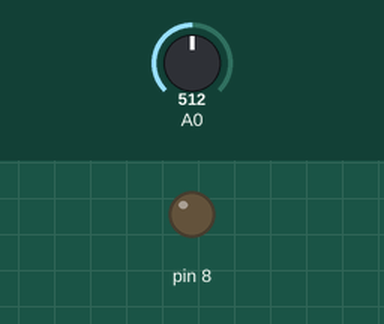
Recording of a sketch running on a simulated Arduino Uno, built with avr-gcc and run on an emulated ATmega328P. On the bench: output pins drawn as LEDs (lit = HIGH). The test bench sets the inputs (shaded band); at power-on: A0 = 512.

Above: at 1.2 s.
1.3 s: A0 set to 40
At 5.9 s:
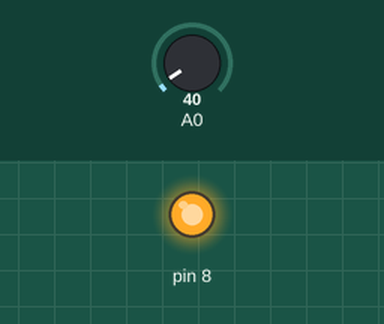
Timing chart, 0 to 7.9 s (numbered marks = the images above; inputs shaded):
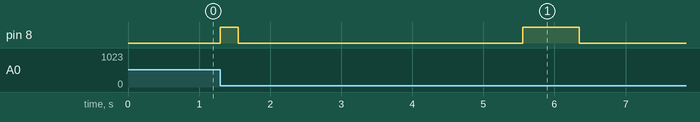

The sketch:

touch_sensor_test.ino
```cpp
// C++ code
//
int unnamed = 0;

int i = 0;

int j = 0;

void setup()
{
  pinMode(A0, INPUT);
  Serial.begin(9600);

  pinMode(8, OUTPUT);
}

void loop()
{

  if (analogRead(A0) < 50) {
    digitalWrite(8, HIGH);
    delay(250); // Wait for 2000 millisecond(s)
    digitalWrite(8, LOW);
    delay(4000);
    digitalWrite(8, HIGH);
    delay(550);
    digitalWrite(8, LOW);
  } else {
    digitalWrite(8, LOW);
  }

  analogRead(A0);
}
```

Measured:
- after the input at 1.3 s, pin 8: LOW → HIGH at once, → LOW 0.25 s later, → HIGH 4.0 s later, → LOW 0.80 s later
